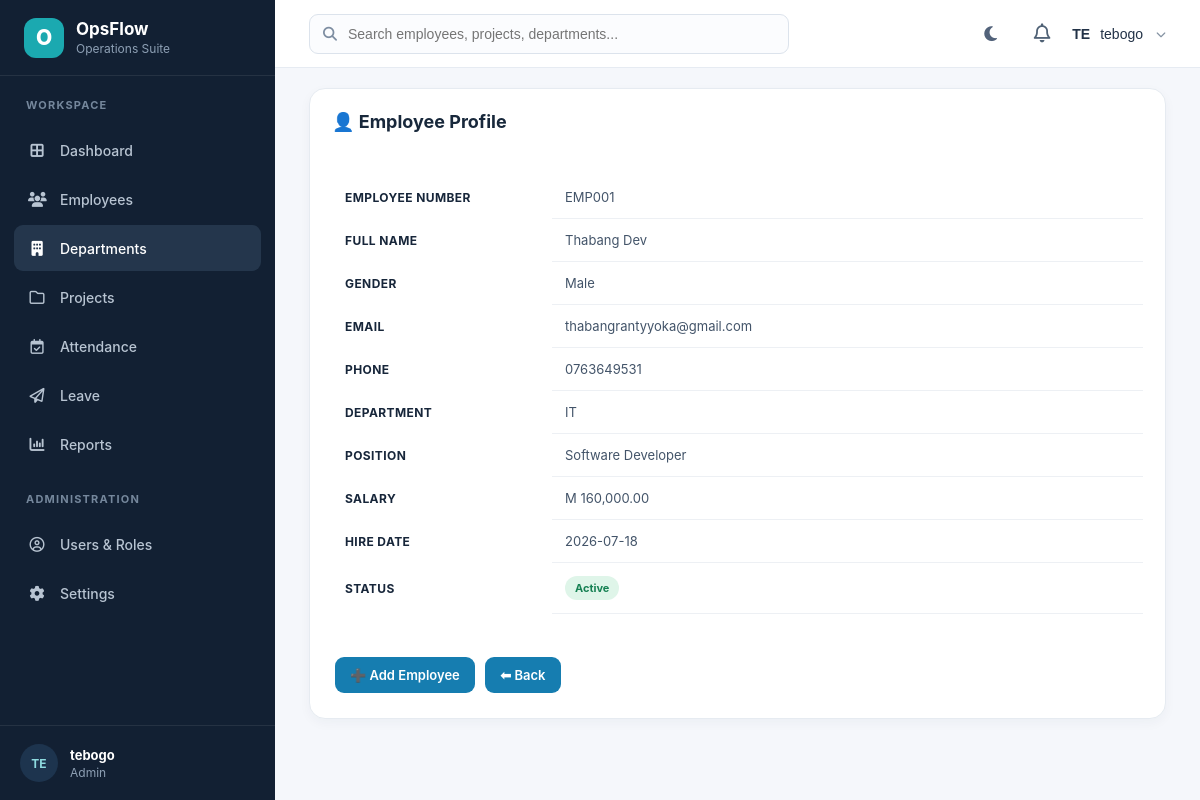
Screenshot of /Departments/view.php?id=2 (signed in) with the database file from the repository.
### tables this page shows
CREATE TABLE `employees` (
  `id` int(11) NOT NULL,
  `employee_number` varchar(20) NOT NULL,
  `fullname` varchar(100) NOT NULL,
  `gender` enum('Male','Female') DEFAULT NULL,
  `email` varchar(100) NOT NULL,
  `phone` varchar(20) DEFAULT NULL,
  `department` varchar(100) DEFAULT NULL,
  `position` varchar(100) DEFAULT NULL,
  `salary` decimal(10,2) DEFAULT NULL,
  `hire_date` date DEFAULT NULL,
  `status` enum('Active','Inactive','Leave') DEFAULT 'Active',
  `created_at` timestamp NOT NULL DEFAULT current_timestamp()
);

### Departments/view.php (the view, shortened to what this page needs)
<?php
require_once("../config/DataBase.php");
$id = (int)$_GET["id"];
$stmt = $conn->prepare("
SELECT *
FROM employees
WHERE id=?
LIMIT 1
");
$stmt->bind_param("i",$id);
$stmt->execute();
$result = $stmt->get_result();
$employee = $result->fetch_assoc();
?>
<!DOCTYPE html>
<html lang="en">
<head>
<link rel="stylesheet"
href="../Assets/CSS/style.css">
<link rel="stylesheet"
href="../Assets/CSS/dashboard.css">
</head>
<body>
<div class="dashboard">
<?php include("../Includes/sidebar.php"); ?>
<div class="main-content">
<?php include("../Includes/header.php"); ?>
<div class="recent">
<h2>👤 Employee Profile</h2>
<br>
<table>
<tr>
<th width="220">Employee Number</th>
<td><?php echo htmlspecialchars($employee["employee_number"]); ?></td>
</tr>
<tr>
<th>Full Name</th>
<td><?php echo htmlspecialchars($employee["fullname"]); ?></td>
</tr>
<tr>
<th>Gender</th>
<td><?php echo htmlspecialchars($employee["gender"]); ?></td>
</tr>
<tr>
<th>Email</th>
<td><?php echo htmlspecialchars($employee["email"]); ?></td>
</tr>
<tr>
<th>Phone</th>
<td><?php echo htmlspecialchars($employee["phone"]); ?></td>
</tr>
<tr>
<th>Department</th>
<td><?php echo htmlspecialchars($employee["department"]); ?></td>
</tr>
<tr>
<th>Position</th>
<td><?php echo htmlspecialchars($employee["position"]); ?></td>
</tr>
<tr>
<th>Salary</th>
<td>M <?php echo number_format($employee["salary"],2); ?></td>
</tr>
<tr>
<th>Hire Date</th>
<td><?php echo htmlspecialchars($employee["hire_date"]); ?></td>
</tr>
<tr>
<th>Status</th>
<td>
<?php
if($employee["status"]=="Active"){
    echo "<span class='badge active'>Active</span>";
}elseif($employee["status"]=="Inactive"){
    echo "<span class='badge inactive'>Inactive</span>";
}else{
    echo "<span class='badge leave'>Leave</span>";
}
?>
</td>
</tr>
</table>
<br><br>
<?php if($_SESSION["role"]=="Admin" || $_SESSION["role"]=="Manager"){ ?>
<?php if($_SESSION["role"]=="Admin" || $_SESSION["role"]=="Manager"){ ?>
<a href="add.php" class="btn btn-primary">
➕ Add Employee
</a>
<?php } ?>
<?php } ?>
<a
href="index.php"
class="btn btn-primary">
⬅ Back
</a>
</div>
</div>
</div>
</body>
</html>

### Assets/CSS/style.css (style rules this page uses)
* { box-sizing:border-box }
html,body { margin:0;padding:0 }
body { font-family:Inter,ui-sans-serif,system-ui,-apple-system,BlinkMacSystemFont,"Segoe UI",sans-serif;color:#17263a;background:#f5f7fb }

### Assets/CSS/dashboard.css (style rules this page uses)
.dashboard { min-height:100vh;background:#f5f7fb }
.main-content { margin-left:275px;min-height:100vh;padding:0 34px 50px }
.recent { margin-top:20px;background:#fff;border:1px solid #e6ebf1;border-radius:16px;padding:22px;box-shadow:0 4px 12px rgba(21,42,64,.04) }
.recent h2 { color:#18283b;font-size:18px;margin:0 0 8px }
.recent table { margin-top:16px }
table { width:100%;border-collapse:collapse;background:#fff }
table th { padding:13px;text-align:left;font-size:12px;text-transform:uppercase;letter-spacing:.4px }
table td { padding:13px;border-bottom:1px solid #edf0f4;color:#435469;font-size:13px }
.btn { display:inline-flex;align-items:center;justify-content:center;gap:7px;padding:10px 15px;border-radius:9px;text-decoration:none;font-weight:600;font-size:13px;margin:3px;border:0;cursor:pointer }
.btn-primary { background:#167db0;color:#fff }
.badge { padding:5px 10px;border-radius:99px;font-size:11px;font-weight:700;display:inline-flex;align-items:center }
.active,.status-active { background:#dff5e9;color:#168153 }

### rows the page displays
employees: employee_number "EMP001", fullname "Thabang Dev", gender "Male", email "thabangrantyyoka@gmail.com", phone "0763649531", department "IT", position "Software Developer", salary "160,000.00", hire_date "2026-07-18"

### other values shown
substr($_SESSION["fullname"] ?? "U", 0, 2) "TE"
$_SESSION["fullname"] "tebogo"
$role "Admin"
